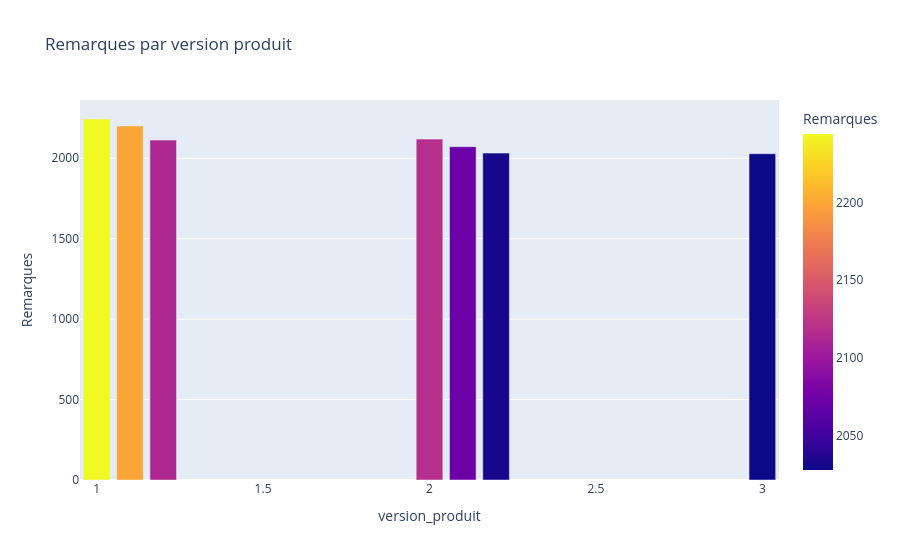

The notebook cell saved with this chart:
### Code cell
kpi_version = df.groupby("version_produit")["Remarques"].count().reset_index()

fig = px.bar(
    kpi_version,
    x="version_produit",
    y="Remarques",
    color="Remarques",
    title="Remarques par version produit"
)

fig.show()

### Figure 1 — Plotly figure (JSON) as saved in the notebook; plotly's stock layout.template omitted (floating-point values rounded to 4 significant figures)
{"data": [{"hovertemplate": "version_produit=%{x}<br>Remarques=%{marker.color}<extra></extra>", "legendgroup": "", "marker": {"color": [2244, 2200, 2113, 2119, 2072, 2032, 2028], "coloraxis": "coloraxis", "pattern": {"shape": ""}}, "name": "", "orientation": "v", "showlegend": false, "textposition": "auto", "type": "bar", "x": [1.0, 1.1, 1.2, 2.0, 2.1, 2.2, 3.0], "xaxis": "x", "y": [2244, 2200, 2113, 2119, 2072, 2032, 2028], "yaxis": "y"}], "layout": {"barmode": "relative", "coloraxis": {"colorbar": {"title": {"text": "Remarques"}}, "colorscale": [[0, "#0d0887"], [0.1111, "#46039f"], [0.2222, "#7201a8"], [0.3333, "#9c179e"], [0.4444, "#bd3786"], [0.5556, "#d8576b"], [0.6667, "#ed7953"], [0.7778, "#fb9f3a"], [0.8889, "#fdca26"], [1, "#f0f921"]]}, "legend": {"tracegroupgap": 0}, "title": {"text": "Remarques par version produit"}, "xaxis": {"anchor": "y", "domain": [0, 1], "title": {"text": "version_produit"}}, "yaxis": {"anchor": "x", "domain": [0, 1], "title": {"text": "Remarques"}}}}
